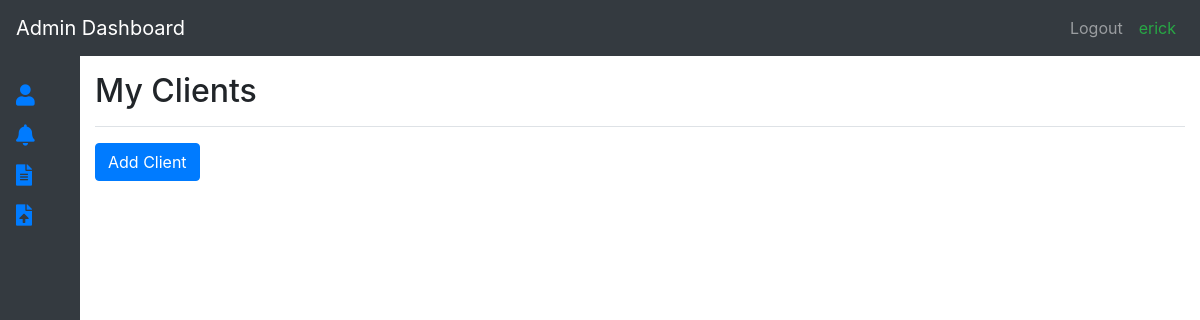
Page /host/ (signed in) on the earlier database version.
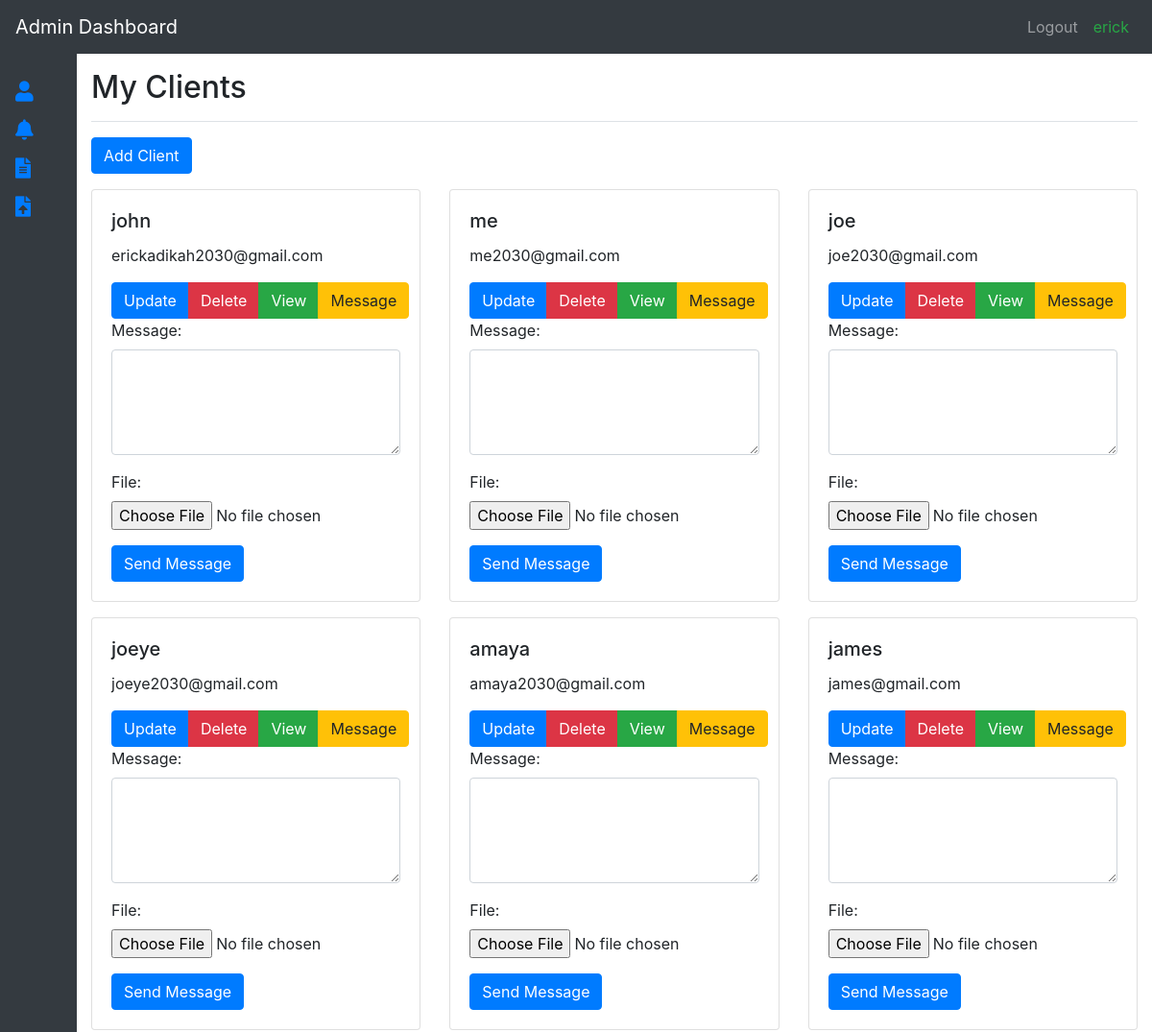
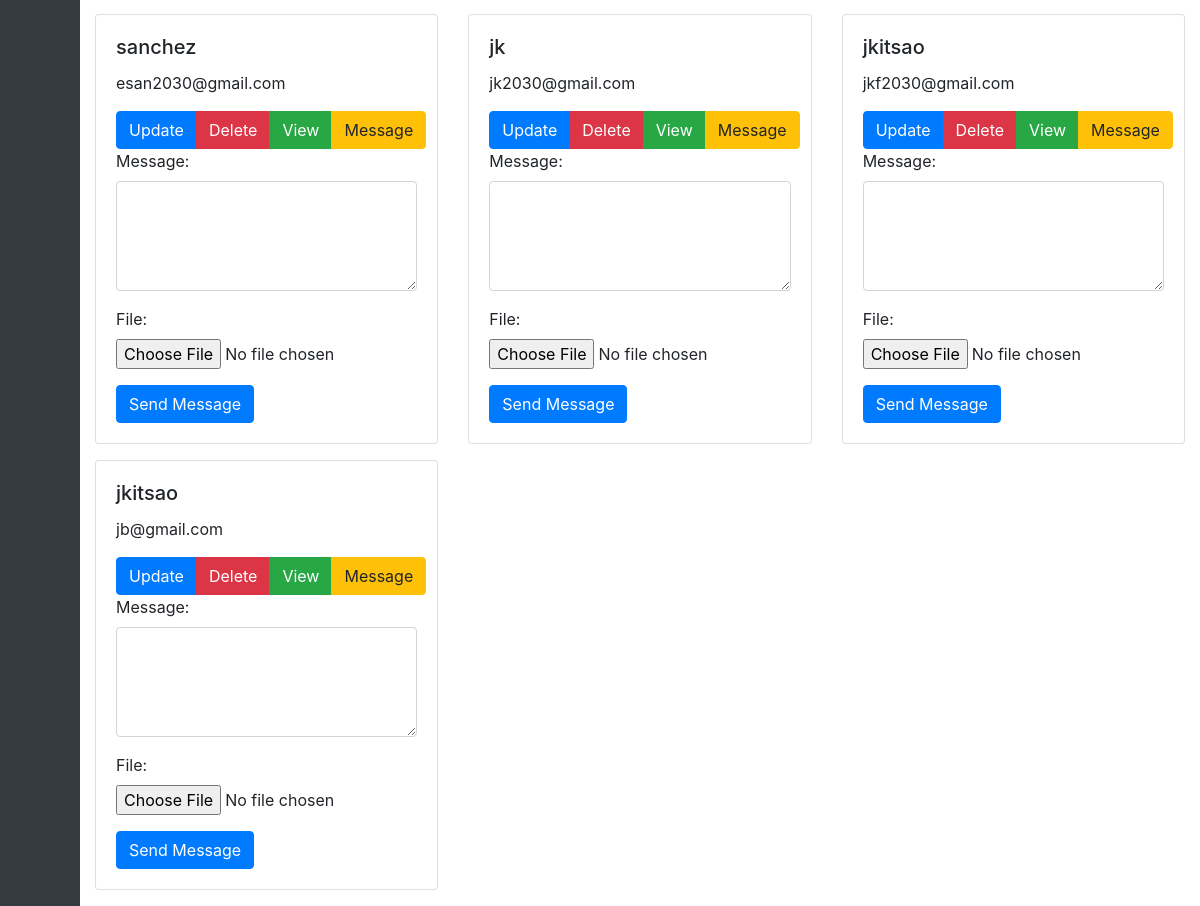
Same page on the later database version (2 pictures, top to bottom).
### host/models.py (models this page shows, shortened)
class Client(models.Model):
    user = models.ForeignKey(User, on_delete=models.CASCADE, related_name='created_clients')
    creator_id = models.IntegerField()
    username = models.CharField(max_length=120)
    email = models.EmailField(unique=True)
    phoneNumber = models.CharField(max_length=120, unique=True)
    address = models.CharField(max_length=120)
    rentPayDate = models.DateField()
    rentEndDate = models.DateField()
    user = models.ForeignKey(CustomUser, on_delete=models.CASCADE)

### host/views.py (the view)
# urls.py: path('', views.index, name='index'),
def index(request):
    clients = Client.objects.filter(user=request.user)
    return render(request, "host.html", {'clients': clients})

### host/templates/host.html (shortened to what this page needs)
<!DOCTYPE html>
<html lang="en">
<head>
  <link rel="stylesheet" href="https://stackpath.bootstrapcdn.com/bootstrap/4.5.2/css/bootstrap.min.css" />
  <link rel="stylesheet" href="https://cdnjs.cloudflare.com/ajax/libs/font-awesome/5.15.4/css/all.min.css" />
</head>
<body>
  <nav class="navbar navbar-expand-lg navbar-dark bg-dark fixed-top">
    <a class="navbar-brand" href="#">Admin Dashboard</a>
    <div class="collapse navbar-collapse" id="navbarNav">
      <ul class="navbar-nav ml-auto">
        <li class="nav-item">
          <a class="nav-link" href="{% url 'logout' %}">Logout</a>
        </li>
        {% if user.is_authenticated %}
        <li class="nav-item">
          <a class="nav-link text-success" href="#"> {{ user.username }} </a>
        </li>
        {% endif %}
      </ul>
    </div>
  </nav>
  <div class="sidebar bg-dark text-light">
    <ul class="nav flex-column">
      <li class="nav-item">
        <a class="nav-link active" href="#" id="profileLink">
          <i class="fas fa-user fa-lg"></i>
        </a>
      </li>
      <li class="nav-item">
        <a class="nav-link" href="#" id="notificationLink">
          <i class="fas fa-bell fa-lg"></i>
        </a>
      </li>
      <li class="nav-item">
        <a class="nav-link" href="#">
          <i class="fas fa-file-alt fa-lg"></i>
        </a>
      </li>
      <li class="nav-item">
        <a class="nav-link" href="#" id="notificationLink">
          <i class="fas fa-file-upload fa-lg"></i>
        </a>
      </li>
    </ul>
  </div>
  <div class="main-content">
    <div class="container-fluid">
      <div class="row">
        <div class="col-md-12">
          <div class="d-flex justify-content-between flex-wrap flex-md-nowrap align-items-center pt-3 pb-2 mb-3 border-bottom">
            <h1 class="h2">My Clients</h1>
          </div>
          <button type="button" class="btn btn-primary mb-3" id="toggleUserForm">Add Client</button>
        </div>
      </div>
<div class="row">
  {% for client in clients %}
  <div class="col-md-4">
    <div class="card mb-3" id="user_card_{{ client.id }}">
      <div class="card-body">
        <h5 class="card-title">{{ client.username }}</h5>
        <p class="card-text">{{ client.email }}</p>
        <div class="btn-group" role="group" aria-label="User Actions">
          <button type="button" class="btn btn-primary">Update</button>
          <button type="button" class="btn btn-danger delete-button" data-user-id="{{ client.id }}">Delete</button>
          <button type="button" class="btn btn-success view-button" data-user-id="{{ client.id }}">View</button>
          <button type="button" class="btn btn-warning message-button" data-user-id="{{ client.id }}">Message</button>
        </div>
        <form id="sendMessageForm_{{ client.id }}" method="post" enctype="multipart/form-data">
          <div class="form-group">
            <label for="messageText_{{ client.id }}">Message:</label>
            <textarea class="form-control" id="messageText_{{ client.id }}" name="message_text" rows="4"></textarea>
          </div>
          <div class="form-group">
            <label for="fileInput">File:</label>
            <input type="file" class="form-control-file" id="fileInput" name="file" />
          </div>
          <button type="submit" class="btn btn-primary">Send Message</button>
        </form>
      </div>
    </div>
  </div>
  {% endfor %}
</div>
    </div>
  </div>
</body>
</html>

Differences in the rows shown:
added Client: username "john", email "erickadikah2030@gmail.com"
added Client: username "me", email "me2030@gmail.com"
added Client: username "joe", email "joe2030@gmail.com"
added Client: username "joeye", email "joeye2030@gmail.com"
added Client: username "amaya", email "amaya2030@gmail.com"
added Client: username "james", email "james@gmail.com"
added Client: username "sanchez", email "esan2030@gmail.com"
added Client: username "jk", email "jk2030@gmail.com"
added Client: username "jkitsao", email "jkf2030@gmail.com"
added Client: username "jkitsao", email "jb@gmail.com"
